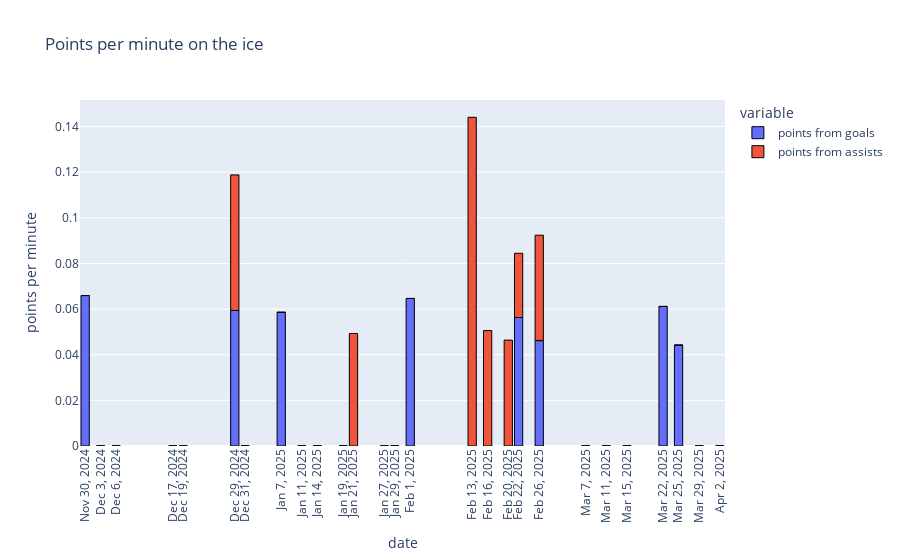

Notebook code for this chart:
### Code cell
fig_df["points from goals"] = fig_df["goals"] / fig_df["minutes on the ice"]
fig_df["points from assists"] = fig_df["assists"] / fig_df["minutes on the ice"]

fig = px.bar(fig_df, x="date", y=["points from goals", "points from assists"], title="Points per minute on the ice", hover_data = {"season": True})
fig.update_layout(yaxis_title="points per minute")
fig.update_xaxes(tickangle=270, tickvals = df["date"])
fig.update_traces(marker_line_color="black", marker_line_width=1)
fig.show()

### Figure 1 — Plotly figure (JSON) as saved in the notebook; plotly's stock layout.template omitted (floating-point values rounded to 4 significant figures)
{"data": [{"alignmentgroup": "True", "customdata": [[5], [5], [5], [5], [5], [5], [5], [5], [5], [5], [5], [5], [5], [5], [5], [5], [5], [5], [5], [5], [5], [5], [5], [5], [5], [5], [5]], "hovertemplate": "variable=points from goals<br>date=%{x}<br>value=%{y}<br>season=%{customdata[0]}<extra></extra>", "legendgroup": "points from goals", "marker": {"color": "#636efa", "line": {"color": "black", "width": 1}, "pattern": {"shape": ""}}, "name": "points from goals", "offsetgroup": "points from goals", "orientation": "v", "showlegend": true, "textposition": "auto", "type": "bar", "x": ["2024-11-30", "2024-12-03", "2024-12-06", "2024-12-17", "2024-12-19", "2024-12-29", "2024-12-31", "2025-01-07", "2025-01-11", "2025-01-14", "2025-01-19", "2025-01-21", "2025-01-27", "2025-01-29", "2025-02-01", "2025-02-13", "2025-02-16", "2025-02-20", "2025-02-22", "2025-02-26", "2025-03-07", "2025-03-11", "2025-03-15", "2025-03-22", "2025-03-25", "2025-03-29", "2025-04-02"], "xaxis": "x", "y": [0.06593, 0, 0, 0, 0, 0.05941, 0, 0.05859, 0, 0, 0, 0, 0, 0, 0.06466, 0, 0, 0, 0.05631, 0.04619, 0, 0, 0, 0.06116, 0.04422, 0, 0], "yaxis": "y"}, {"alignmentgroup": "True", "customdata": [[5], [5], [5], [5], [5], [5], [5], [5], [5], [5], [5], [5], [5], [5], [5], [5], [5], [5], [5], [5], [5], [5], [5], [5], [5], [5], [5]], "hovertemplate": "variable=points from assists<br>date=%{x}<br>value=%{y}<br>season=%{customdata[0]}<extra></extra>", "legendgroup": "points from assists", "marker": {"color": "#EF553B", "line": {"color": "black", "width": 1}, "pattern": {"shape": ""}}, "name": "points from assists", "offsetgroup": "points from assists", "orientation": "v", "showlegend": true, "textposition": "auto", "type": "bar", "x": ["2024-11-30", "2024-12-03", "2024-12-06", "2024-12-17", "2024-12-19", "2024-12-29", "2024-12-31", "2025-01-07", "2025-01-11", "2025-01-14", "2025-01-19", "2025-01-21", "2025-01-27", "2025-01-29", "2025-02-01", "2025-02-13", "2025-02-16", "2025-02-20", "2025-02-22", "2025-02-26", "2025-03-07", "2025-03-11", "2025-03-15", "2025-03-22", "2025-03-25", "2025-03-29", "2025-04-02"], "xaxis": "x", "y": [0, 0, 0, 0, 0, 0.05941, 0, 0, 0, 0, 0, 0.0493, 0, 0, 0, 0.1441, 0.05059, 0.0464, 0.02816, 0.04619, 0, 0, 0, 0, 0, 0, 0], "yaxis": "y"}], "layout": {"autosize": true, "barmode": "relative", "legend": {"title": {"text": "variable"}, "tracegroupgap": 0}, "title": {"text": "Points per minute on the ice"}, "xaxis": {"anchor": "y", "autorange": true, "domain": [0, 1], "range": ["2024-11-29", "2025-04-03"], "tickangle": -90, "tickvals": ["2024-11-30", "2024-12-03", "2024-12-06", "2024-12-17", "2024-12-19", "2024-12-29", "2024-12-31", "2025-01-07", "2025-01-11", "2025-01-14", "2025-01-19", "2025-01-21", "2025-01-27", "2025-01-29", "2025-02-01", "2025-02-13", "2025-02-16", "2025-02-20", "2025-02-22", "2025-02-26", "2025-03-07", "2025-03-11", "2025-03-15", "2025-03-22", "2025-03-25", "2025-03-29", "2025-04-02"], "title": {"text": "date"}, "type": "date"}, "yaxis": {"anchor": "x", "autorange": true, "domain": [0, 1], "range": [0, 0.1516], "title": {"text": "points per minute"}, "type": "linear"}}}
